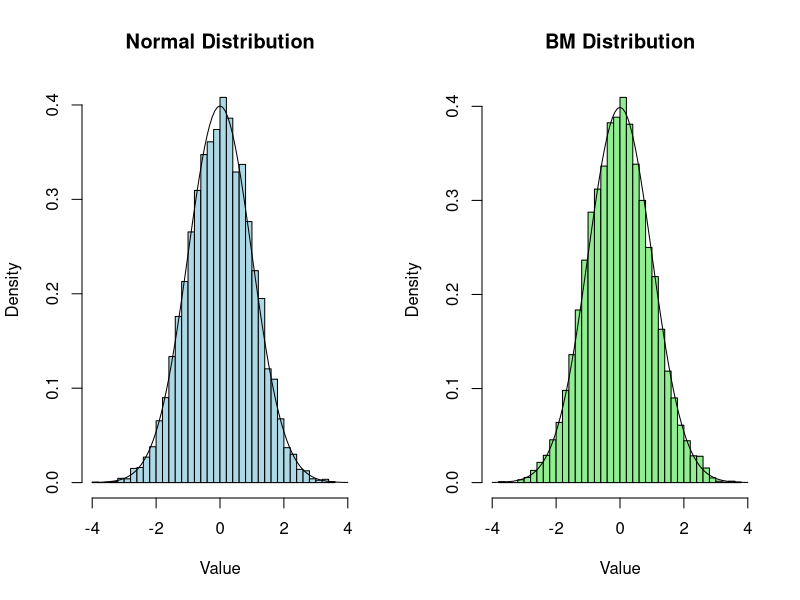

This figure's R source: (Note: this script raises an error after producing the figure.)
set.seed(13)



normal_functn_gen = function(sim){
  n<-12 
  Uz<-runif(sim*n,min = -0.5,max = 0.5) 
  Uz<-matrix(Uz,nrow=N,ncol=n) 
  Z<-apply(Uz,1,sum)
  return(Z)
}

N <- 10000

gen_norm<-normal_functn_gen(sim=10000)
mean(gen_norm)
var(gen_norm)




U1 <- runif(N)
U2 <- runif(N)
X1 <- sqrt( -2*log(U1) )*cos(2*pi*U2)

par(mfrow=c(1,2))
hist(gen_norm, main="Normal Distribution", xlab="Value",col="lightblue" ,breaks=30,freq = F,xlim=c(-4,4))
curve(dnorm(x,0,1),add=T)
hist(X1, main="BM Distribution", xlab="Value",col="lightgreen" ,breaks=30,freq = F,xlim=c(-4,4))
curve(dnorm(x,0,1),add=T)


#old and naive algorithm
sum(Z >= 3) / length(Z)

#BM
sum(X1 >= 3) / length(X1)

normgen <- rnorm(10000)
hist(X1, main="Normal Distribution", xlab="Value",col="blue" ,breaks=30,freq = F,xlim=c(-4,4))
curve(dnorm(x,0,1),add=T)
hist(normgen,xlab="Value",col="darkgreen" ,breaks=30,freq = F,xlim=c(-4,4), main = "rnorm Function")
curve(dnorm(x,0,1),add=T)
hist(Z,xlab="Value",col="cyan" ,breaks=30,freq = F,xlim=c(-4,4), main = "rnorm Function")
curve(dnorm(x,0,1),add=T)
exp<- mean(normgen)
var<- var(normgen)



upper_tail_prob<- function(gen_norm,theta){
  prob=sum(gen_norm>theta)/length(gen_norm)
  return(prob)
}
x <- seq(0, 5, by = 0.01)
R<- sapply(seq(0, 5, by = 0.01), function(x) upper_tail_prob(gen_norm,x))
# Calculate cumulative probabilities using pnorm
prob <- 1-pnorm(x,0,1)

# Plot the cumulative probabilities
matplot(x, cbind(prob,R), type = "l", xlab = "x", ylab = "Cumulative Probability", main = "Normal Distribution")
legend("topright", legend = c("pnorm", "old-naive approach"), col = 1:3, lty = 1, bty = "n", cex = 0.8)

